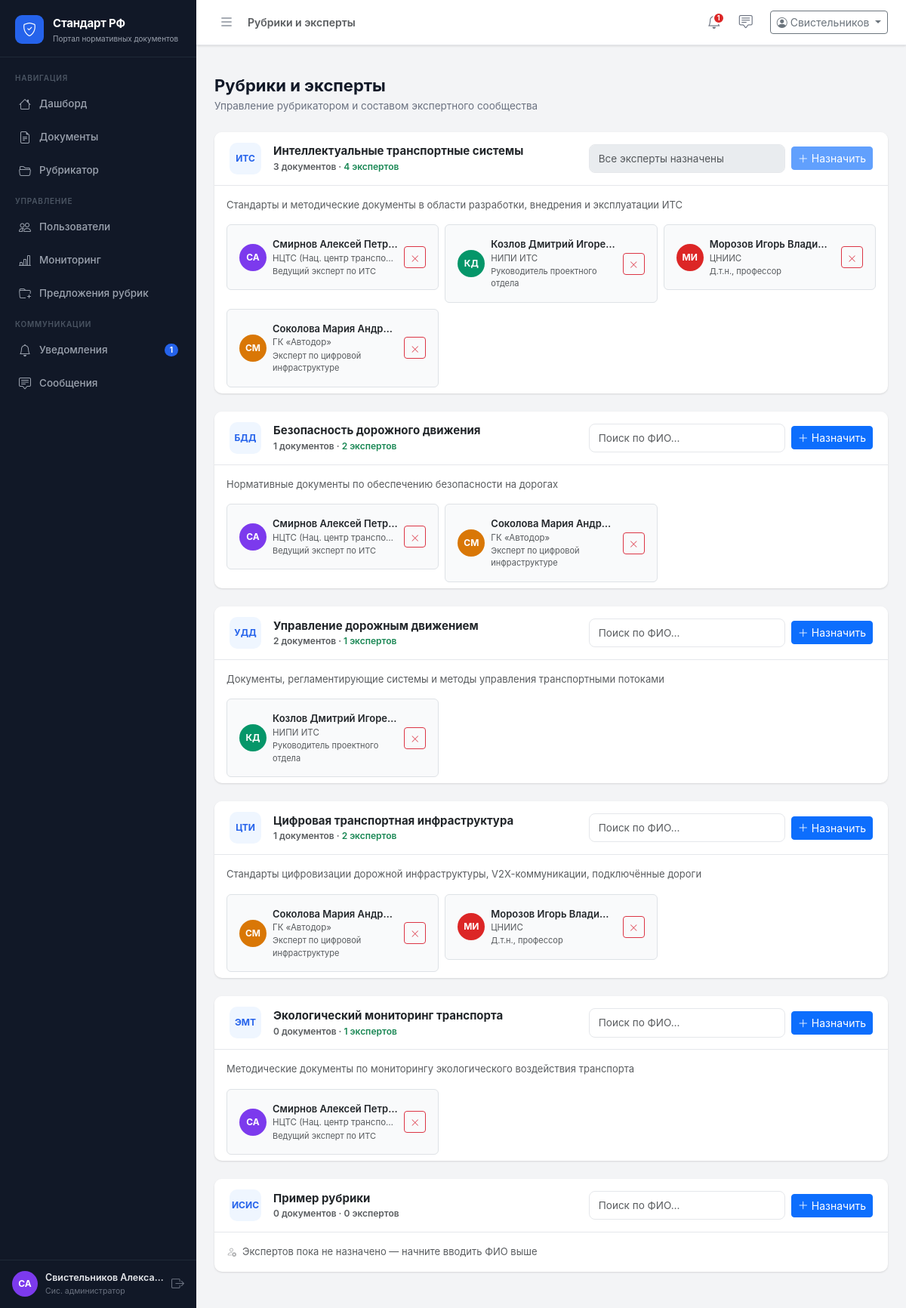
/admin/rubrics (signed in), run on the app's committed database.
### app/models.py (models this page shows, shortened)
class User(db.Model):
    __tablename__ = 'users'
    id           = db.Column(db.Integer, primary_key=True)
    username     = db.Column(db.String(80), unique=True, nullable=False)
    email        = db.Column(db.String(120), unique=True, nullable=False)
    password     = db.Column(db.String(200), nullable=False, default='demo123')
    role         = db.Column(db.String(20), nullable=False)   # admin | org | expert
    full_name    = db.Column(db.String(200))
    organization = db.Column(db.String(300))
    position     = db.Column(db.String(200))
    created_at   = db.Column(db.DateTime, default=datetime.utcnow)
    phone        = db.Column(db.String(20))
    is_active    = db.Column(db.Boolean, default=True)
    org_id       = db.Column(db.Integer, db.ForeignKey('users.id'), nullable=True)
    rubric_id    = db.Column(db.Integer, db.ForeignKey('rubrics.id'), nullable=True)
    documents     = db.relationship('Document', backref='author', lazy=True,
                                    foreign_keys='Document.author_id')
    comments      = db.relationship('Comment', backref='author', lazy=True)
    notifications = db.relationship('Notification', backref='user', lazy=True)
    def get_initials(self):
        if self.full_name:
            parts = self.full_name.split()
            if len(parts) >= 2:
                return f"{parts[0][0]}{parts[1][0]}".upper()
            return self.full_name[:2].upper()
        return self.username[:2].upper()
    def role_label(self):
        return {'admin': 'Сис. администратор', 'org': 'Разработчик', 'organization': 'Организация', 'expert': 'Эксперт'}.get(self.role, self.role)
    def unread_notifications(self):
        return Notification.query.filter_by(user_id=self.id, is_read=False).count()
    def unread_messages(self):
        return Message.query.filter_by(receiver_id=self.id, is_read=False).count()

class Rubric(db.Model):
    __tablename__ = 'rubrics'
    id          = db.Column(db.Integer, primary_key=True)
    code        = db.Column(db.String(20), unique=True, nullable=False)
    name        = db.Column(db.String(200), nullable=False)
    description = db.Column(db.Text)
    created_at  = db.Column(db.DateTime, default=datetime.utcnow)
    documents = db.relationship('Document', backref='rubric', lazy=True)
    def document_count(self):
        return Document.query.filter_by(rubric_id=self.id).count()

class RubricExpert(db.Model):
    __tablename__ = 'rubric_experts'
    id          = db.Column(db.Integer, primary_key=True)
    rubric_id   = db.Column(db.Integer, db.ForeignKey('rubrics.id'), nullable=False)
    user_id     = db.Column(db.Integer, db.ForeignKey('users.id'), nullable=False)
    assigned_at = db.Column(db.DateTime, default=datetime.utcnow)
    rubric = db.relationship('Rubric', backref='expert_assignments')
    user   = db.relationship('User', backref='rubric_assignments')

### app/routes/admin.py (the view)
@admin_bp.route('/rubrics')
@role_required('admin')
def rubrics():
    user        = get_current_user()
    all_rubrics = Rubric.query.all()
    experts     = User.query.filter_by(role='expert').all()
    assignments = {re.user_id: re.rubric_id
                   for re in RubricExpert.query.all()}
    return render_template('admin/rubrics.html',
                           rubrics=all_rubrics, experts=experts,
                           assignments=assignments, user=user)

### app/utils.py (called while the page is built)
def role_required(*roles):
    def decorator(f):
        @wraps(f)
        def decorated(*args, **kwargs):
            if 'user_id' not in session:
                return redirect(url_for('auth.login'))
            if session.get('role') not in roles:
                flash('Недостаточно прав для доступа к этому разделу.', 'danger')
                return redirect(url_for('main.dashboard'))
            return f(*args, **kwargs)
        return decorated
    return decorator

def get_current_user():
    if 'user_id' in session:
        return User.query.get(session['user_id'])
    return None

### app/templates/admin/rubrics.html (shortened to what this page needs)
{% extends 'base.html' %}
{% block page_title %}Рубрики и эксперты{% endblock %}
{% block content %}
<div class="page-header">
  <h1>Рубрики и эксперты</h1>
  <p>Управление рубрикатором и составом экспертного сообщества</p>
</div>
{% for rubric in rubrics %}
{% set assigned_ids = rubric.expert_assignments | map(attribute='user_id') | list %}
{% set available = experts | rejectattr('id', 'in', assigned_ids) | list %}
<div class="card mb-4">
  <div class="card-header d-flex align-items-center justify-content-between flex-wrap gap-2">
    <div class="d-flex align-items-center gap-3">
      <div style="width:42px;height:42px;background:#eff6ff;border-radius:10px;
                  display:flex;align-items:center;justify-content:center;
                  font-size:12px;font-weight:700;color:#2563eb;flex-shrink:0;">
        {{ rubric.code }}
      </div>
      <div>
        <div class="fw-bold" style="font-size:15px;">{{ rubric.name }}</div>
        <div class="text-muted" style="font-size:12px;">
          {{ rubric.document_count() }} документов
          · <span class="{% if rubric.expert_assignments %}text-success fw-semibold{% endif %}">
            {{ rubric.expert_assignments | length }} экспертов
          </span>
        </div>
      </div>
    </div>
    <form method="POST" action="{{ url_for('admin.assign_expert') }}"
          class="d-flex gap-2 align-items-center expert-assign-form"
          onsubmit="return validateAssign(this)">
      <div class="expert-search-wrap position-relative" style="min-width:260px;">
        <input type="text"
               class="form-control form-control-sm expert-search-input"
               placeholder="{% if available %}Поиск по ФИО…{% else %}Все эксперты назначены{% endif %}"
               autocomplete="off"
               {% if not available %}disabled{% endif %}>
      </div>
      <button type="submit" class="btn btn-sm btn-primary"
              {% if not available %}disabled{% endif %}>
        <i class="bi bi-plus-lg me-1"></i>Назначить
      </button>
    </form>
  </div>
  <div class="card-body {% if rubric.expert_assignments %}pb-2{% endif %}">
    {% if rubric.description %}
    <p class="text-muted mb-3" style="font-size:13px;">{{ rubric.description }}</p>
    {% endif %}
    {% if rubric.expert_assignments %}
    <div class="row g-2">
      {% for re in rubric.expert_assignments %}
      <div class="col-sm-6 col-xl-4">
        <div class="d-flex align-items-center gap-2 p-3 rounded border" style="background:#f9fafb;">
          {% set _colors = ['#2563eb','#7c3aed','#059669','#d97706','#dc2626'] %}
          <div class="user-avatar flex-shrink-0"
               style="width:36px;height:36px;font-size:12px;
                      background:{{ _colors[re.user.id % _colors|length] }};">
            {{ re.user.get_initials() }}
          </div>
          <div class="flex-grow-1 min-w-0">
            <div class="fw-semibold text-truncate" style="font-size:13px;">{{ re.user.full_name }}</div>
            <div class="text-muted text-truncate" style="font-size:11.5px;">{{ re.user.organization }}</div>
            <div class="text-muted" style="font-size:11px;">{{ re.user.position }}</div>
          </div>
          <form method="POST" action="{{ url_for('admin.unassign_expert', re_id=re.id) }}"
                class="flex-shrink-0">
            <button type="submit" class="btn btn-sm btn-outline-danger"
                    title="Убрать из рубрики" style="padding:3px 8px;">
              <i class="bi bi-x-lg" style="font-size:11px;"></i>
            </button>
          </form>
        </div>
      </div>
      {% endfor %}
    </div>
    {% else %}
    <div class="text-muted d-flex align-items-center gap-2" style="font-size:13px;">
      <i class="bi bi-person-x opacity-50"></i>
      Экспертов пока не назначено — начните вводить ФИО выше
    </div>
    {% endif %}
  </div>
</div>
{% endfor %}
{% endblock %}

### app/templates/base.html (shortened to what this page needs)
<!DOCTYPE html>
<html lang="ru">
<head>
  <link rel="stylesheet"
        href="https://cdn.jsdelivr.net/npm/bootstrap@5.3.3/dist/css/bootstrap.min.css" />
  <link rel="stylesheet"
        href="https://cdn.jsdelivr.net/npm/bootstrap-icons@1.11.3/font/bootstrap-icons.min.css" />
  <link rel="stylesheet" href="{{ url_for('static', filename='css/main.css') }}" />
</head>
<body>
<aside class="sidebar" id="sidebar">
  <div class="sidebar-brand">
    <div class="brand-icon"><i class="bi bi-shield-check"></i></div>
    <div class="brand-text">
      <span class="brand-title">Стандарт РФ</span>
      <span class="brand-sub">Портал нормативных документов</span>
    </div>
  </div>
  <nav class="sidebar-nav">
    <div class="nav-section-label">Навигация</div>
    <a href="{{ url_for('main.dashboard') }}"
       class="nav-link {% if request.endpoint == 'main.dashboard' %}active{% endif %}"
       data-title="Дашборд">
      <i class="bi bi-house"></i><span>Дашборд</span>
    </a>
    <a href="{{ url_for('documents.list_documents') }}"
       class="nav-link {% if request.blueprint == 'documents' and request.endpoint != 'documents.add' %}active{% endif %}"
       data-title="Документы">
      <i class="bi bi-file-earmark-text"></i><span>Документы</span>
    </a>
    <a href="{{ url_for('rubrics.index') }}"
       class="nav-link {% if request.blueprint == 'rubrics' %}active{% endif %}"
       data-title="Рубрикатор">
      <i class="bi bi-folder2-open"></i><span>Рубрикатор</span>
    </a>
    {% if session.role in ('admin', 'org', 'organization') %}
    <div class="nav-section-label mt-2">Управление</div>
    {% if session.role == 'admin' %}
    <a href="{{ url_for('admin.users') }}"
       class="nav-link {% if request.endpoint in ('admin.users','admin.create_user','admin.toggle_user') %}active{% endif %}"
       data-title="Пользователи">
      <i class="bi bi-people"></i><span>Пользователи</span>
    </a>
    <a href="{{ url_for('admin.monitoring') }}"
       class="nav-link {% if request.endpoint == 'admin.monitoring' %}active{% endif %}"
       data-title="Мониторинг">
      <i class="bi bi-bar-chart-line"></i><span>Мониторинг</span>
    </a>
    <a href="{{ url_for('admin.rubric_proposals') }}"
       class="nav-link {% if request.endpoint in ('admin.rubric_proposals','admin.approve_rubric_proposal','admin.reject_rubric_proposal') %}active{% endif %}"
       data-title="Предложения рубрик">
      <i class="bi bi-folder-plus"></i><span>Предложения рубрик</span>
    </a>
    {% endif %}
    {% endif %}
    <div class="nav-section-label mt-2">Коммуникации</div>
    <a href="{{ url_for('notifications.index') }}"
       class="nav-link {% if request.blueprint == 'notifications' %}active{% endif %}"
       data-title="Уведомления">
      <i class="bi bi-bell"></i><span>Уведомления</span>
      {% set unread_n = current_user.unread_notifications() if current_user else 0 %}
      {% if unread_n > 0 %}
      <span class="nav-badge">{{ unread_n }}</span>
      {% endif %}
    </a>
    <a href="{{ url_for('messages.index') }}"
       class="nav-link {% if request.blueprint == 'messages' %}active{% endif %}"
       data-title="Сообщения">
      <i class="bi bi-chat-square-text"></i><span>Сообщения</span>
      {% set unread_m = current_user.unread_messages() if current_user else 0 %}
    </a>
  </nav>
  <div class="sidebar-footer">
    <div class="user-card">
      {% set _avatar_colors = ['#2563eb','#7c3aed','#059669','#d97706','#dc2626'] %}
      <div class="user-avatar" style="background:{{ _avatar_colors[(current_user.id % _avatar_colors|length) if current_user else 0] }}">
        {{ current_user.get_initials() if current_user else '?' }}
      </div>
      <div class="user-info">
        <div class="user-name">{{ session.full_name or 'Гость' }}</div>
        <div class="user-role">{{ current_user.role_label() if current_user else '' }}</div>
      </div>
    </div>
    <a href="{{ url_for('auth.logout') }}" class="btn-logout" title="Выйти">
      <i class="bi bi-box-arrow-right"></i>
    </a>
  </div>
</aside>
<div class="main-wrapper">
  <header class="topbar">
    <button class="sidebar-toggle" id="sidebarToggle">
      <i class="bi bi-list"></i>
    </button>
    <div class="topbar-breadcrumb">
      {% block breadcrumb %}
      <span class="text-muted">{% block page_title %}{% endblock %}</span>
      {% endblock %}
    </div>
    <div class="topbar-actions ms-auto">
      <a href="{{ url_for('notifications.index') }}" class="topbar-icon-btn" title="Уведомления">
        {% set unread_n = current_user.unread_notifications() if current_user else 0 %}
        {% if unread_n > 0 %}<span class="dot-badge">{{ unread_n }}</span>{% endif %}
      </a>
      <a href="{{ url_for('messages.index') }}" class="topbar-icon-btn" title="Сообщения">
        <i class="bi bi-chat-square-text"></i>
        {% set unread_m = current_user.unread_messages() if current_user else 0 %}
      </a>
      <div class="dropdown ms-2">
        <button class="btn btn-outline-secondary btn-sm dropdown-toggle" data-bs-toggle="dropdown">
          <i class="bi bi-person-circle me-1"></i>{{ session.full_name.split()[0] if session.full_name else 'Гость' }}
        </button>
      </div>
    </div>
  </header>
  <div class="flash-container">
  </div>
  <main class="page-content">
    {% block content %}{% endblock %}
  </main>
</div>
</body>
</html>

### data on the page
User: full_name "СА", role "Сис. администратор"
Rubric: code "ИТС", name "Интеллектуальные транспортные системы", document_count "3", expert_assignments|length "4", description "Стандарты и методические документы в области разработки, внедрения и эксплуатации ИТС"
RubricExpert: user.get_initials "СА", user.full_name "Смирнов Алексей Петр…", user.organization "НЦТС (Нац. центр транспо…", user.position "Ведущий эксперт по ИТС"
RubricExpert: user.get_initials "КД", user.full_name "Козлов Дмитрий Игоре…", user.organization "НИПИ ИТС", user.position "Руководитель проектного отдела"
RubricExpert: user.get_initials "МИ", user.full_name "Морозов Игорь Влади…", user.organization "ЦНИИС", user.position "Д.т.н., профессор"
RubricExpert: user.get_initials "СМ", user.full_name "Соколова Мария Андр…", user.organization "ГК «Автодор»", user.position "Эксперт по цифровой инфраструктуре"
Rubric: code "БДД", name "Безопасность дорожного движения", document_count "1", expert_assignments|length "2", description "Нормативные документы по обеспечению безопасности на дорогах"
RubricExpert: user.get_initials "СА", user.full_name "Смирнов Алексей Петр…", user.organization "НЦТС (Нац. центр транспо…", user.position "Ведущий эксперт по ИТС"
RubricExpert: user.get_initials "СМ", user.full_name "Соколова Мария Андр…", user.organization "ГК «Автодор»", user.position "Эксперт по цифровой инфраструктуре"
Rubric: code "УДД", name "Управление дорожным движением", document_count "2", expert_assignments|length "1", description "Документы, регламентирующие системы и методы управления транспортными потоками"
RubricExpert: user.get_initials "КД", user.full_name "Козлов Дмитрий Игоре…", user.organization "НИПИ ИТС", user.position "Руководитель проектного отдела"
Rubric: code "ЦТИ", name "Цифровая транспортная инфраструктура", document_count "1", expert_assignments|length "2", description "Стандарты цифровизации дорожной инфраструктуры, V2X-коммуникации, подключённые дороги"
RubricExpert: user.get_initials "СМ", user.full_name "Соколова Мария Андр…", user.organization "ГК «Автодор»", user.position "Эксперт по цифровой инфраструктуре"
RubricExpert: user.get_initials "МИ", user.full_name "Морозов Игорь Влади…", user.organization "ЦНИИС", user.position "Д.т.н., профессор"
Rubric: code "ЭМТ", name "Экологический мониторинг транспорта", document_count "0", expert_assignments|length "1", description "Методические документы по мониторингу экологического воздействия транспорта"
RubricExpert: user.get_initials "СА", user.full_name "Смирнов Алексей Петр…", user.organization "НЦТС (Нац. центр транспо…", user.position "Ведущий эксперт по ИТС"
Rubric: code "ИСИС", name "Пример рубрики", document_count "0", expert_assignments|length "0", shows "Экспертов пока не назначено — начните вводить ФИО выше"

### other printed values
{{ unread_n }} "1"
{{ session.full_name or 'Гость' }} "Свистельников Алекса…"
{{ session.full_name.split()[0] if session.full_name else 'Гость' }} "Свистельников"
